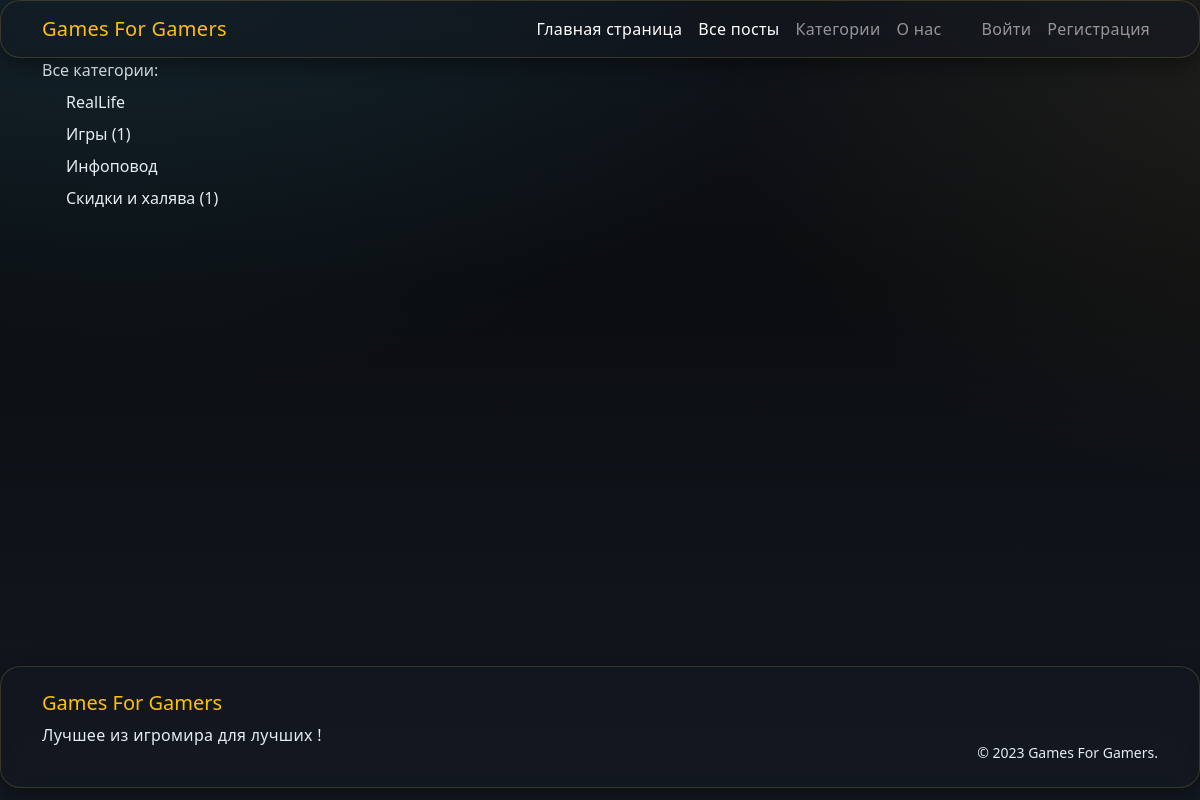
The app's page /category/, older data.
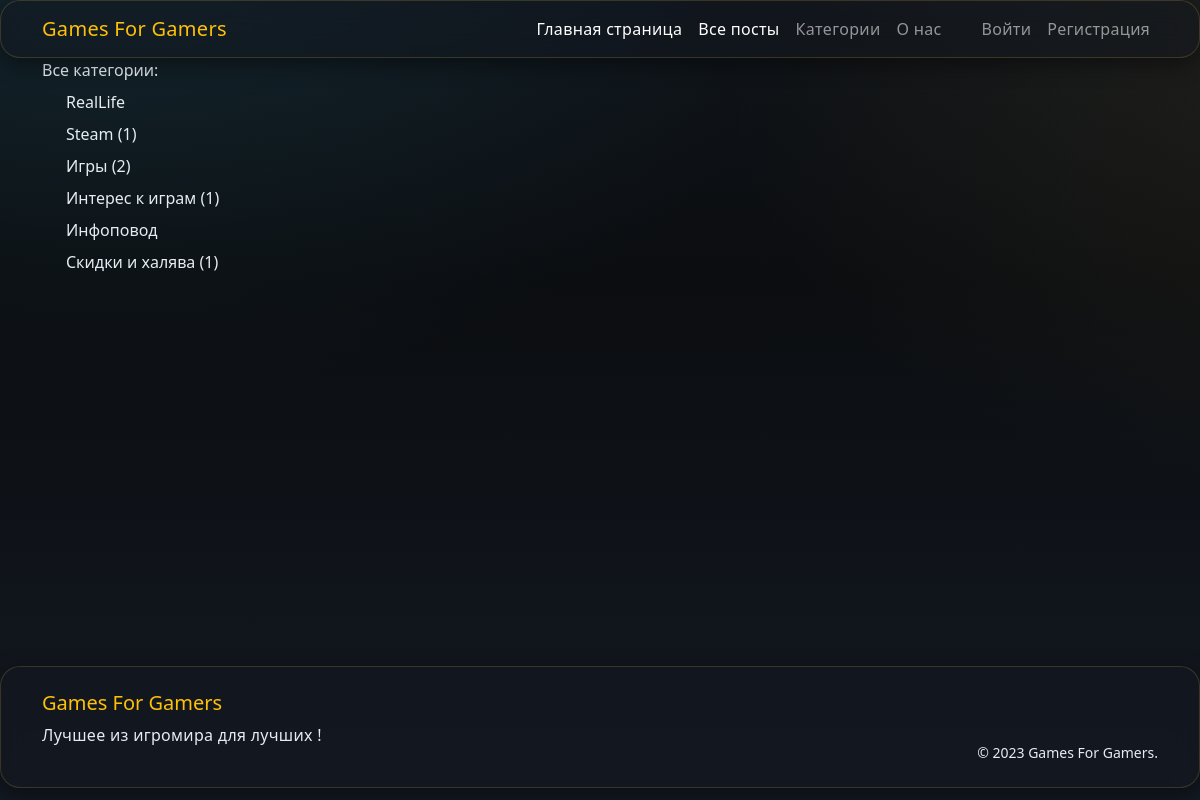
The same page, newer data.
### gamenews/models.py (models this page shows, shortened)
class Category(models.Model):
    title = models.CharField(max_length=50, verbose_name="Название", db_index=True)
    slug = models.SlugField(unique=True, verbose_name="Слаг")
    class Meta:
        verbose_name = "Категория"
        verbose_name_plural = "Категории"
        ordering = ["title"]

### gamenews/views.py (the view)
# urls.py: path('category/', CategoryView.as_view(), name="category_all"),
class CategoryView(ListView):
    model = Category
    template_name = "gamenews/category_all.html"
    context_object_name = "categories"
    def get_queryset(self):
        return Category.objects.annotate(post_count=Count("posts_by_cat"))
    def get_context_data(self, **kwargs):
        context = super().get_context_data(**kwargs)
        context["title"] = "Все категории"
        return context

### gamenews/templates/gamenews/category_all.html (shortened to what this page needs)
{% extends "base.html" %}
{% block content %}
    Все категории: <br>
    {% for cat in categories %}
        <a href="{% url "category" cat.slug %}" class="nav-link mt-2 ps-4">{{ cat.title }} {% if cat.post_count %}({{ cat.post_count }}){% endif %}</a>
        {% endfor %}
{% endblock content %}

Row changes from the older to the newer data that the page shows:
added Category: title "Steam", post_count "1"
computed for Category "Игры": post_count "1" → "2"
added Category: title "Интерес к играм", post_count "1"
